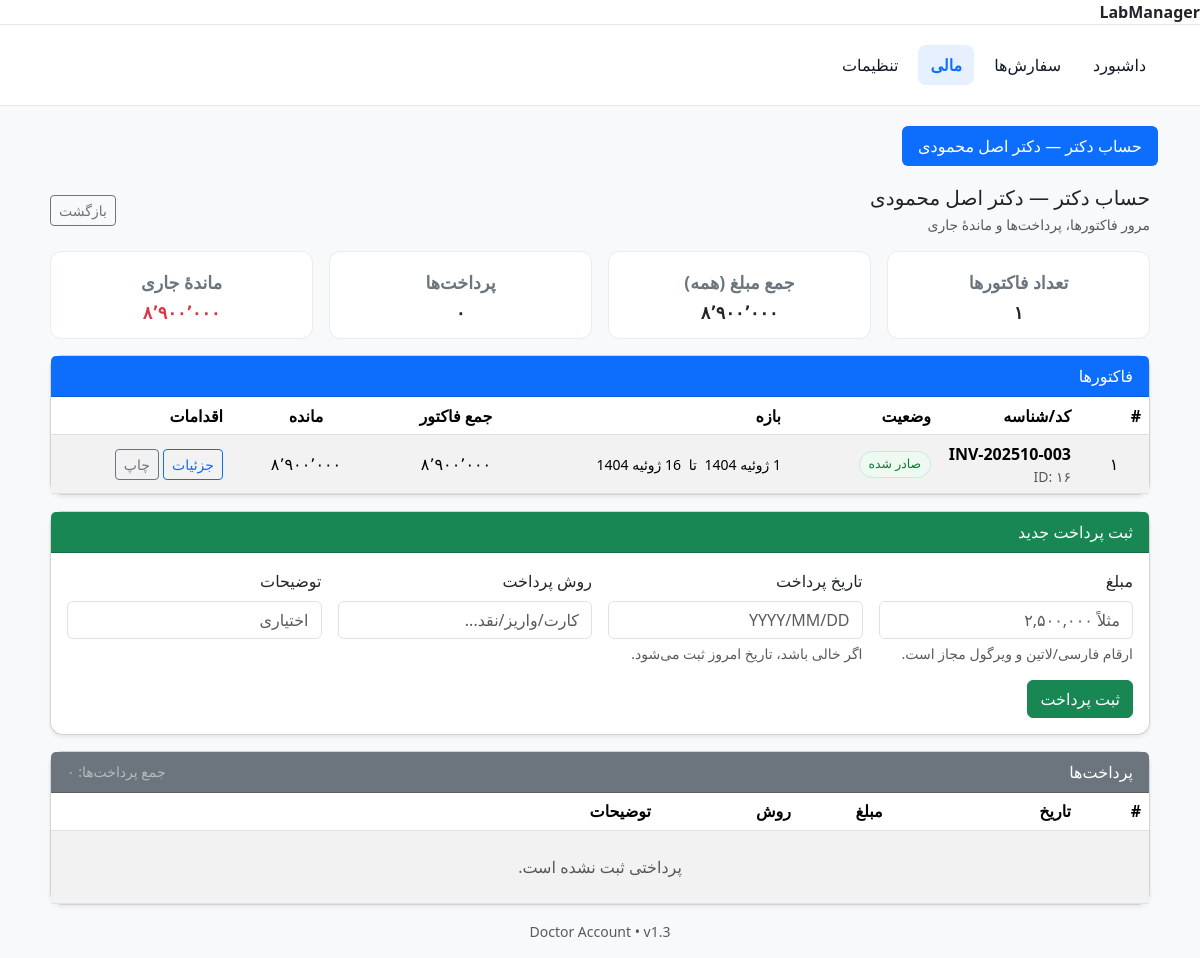
The app's page /billing/doctor/2/account/ (signed in) with its own data.
### core/models.py (models this page shows, shortened)
class Doctor(models.Model):
    name   = models.CharField(max_length=120, unique=True, verbose_name="نام دکتر/مطب")
    clinic = models.CharField(max_length=150, blank=True, verbose_name="کلینیک/آدرس کوتاه")
    phone  = models.CharField(max_length=50, blank=True, verbose_name="تلفن")
    code   = models.CharField(max_length=30, blank=True, verbose_name="کد داخلی/ارجاع")
    created_at = models.DateTimeField(auto_now_add=True)
    updated_at = models.DateTimeField(auto_now=True)
    class Meta:
        verbose_name = "دکتر"
        verbose_name_plural = "دکترها"
        ordering = ["name"]

### billing/models.py (models this page shows, shortened)
class Invoice(models.Model):
    class Status(models.TextChoices):
        DRAFT   = 'draft',   'Draft'
        ISSUED  = 'issued',  'Issued'
        PARTIAL = 'partial', 'Partial Paid'
        PAID    = 'paid',    'Paid'
    doctor = models.ForeignKey('core.Doctor', on_delete=models.PROTECT,
                               related_name='invoices', null=True, blank=True)
    code         = models.CharField(max_length=32, unique=True, blank=True)
    period_from  = models.DateField(null=True, blank=True)
    period_to    = models.DateField(null=True, blank=True)
    subtotal          = models.DecimalField(max_digits=14, decimal_places=2, default=Decimal('0.00'))
    previous_balance  = models.DecimalField(max_digits=14, decimal_places=2, default=Decimal('0.00'))
    payments_applied  = models.DecimalField(max_digits=14, decimal_places=2, default=Decimal('0.00'))
    grand_total       = models.DecimalField(max_digits=14, decimal_places=2, default=Decimal('0.00'))
    amount_due        = models.DecimalField(max_digits=14, decimal_places=2, default=Decimal('0.00'))
    status    = models.CharField(max_length=12, choices=Status.choices, default=Status.DRAFT)
    issued_at = models.DateTimeField(null=True, blank=True)
    notes     = models.TextField(blank=True)
    created_at = models.DateTimeField(auto_now_add=True)
    updated_at = models.DateTimeField(auto_now=True)
    class Meta:
        indexes = [
            models.Index(fields=['doctor']),
            models.Index(fields=['status']),
            models.Index(fields=['issued_at']),
        ]
        ordering = ['-issued_at', '-created_at']
    def recompute_totals(self):
        subtotal = self.lines.annotate(
            line_calc=ExpressionWrapper(
                F('unit_count') * F('unit_price'),
                output_field=DecimalField(max_digits=14, decimal_places=2)
            )
        ).aggregate(s=Coalesce(Sum('line_calc'), Decimal('0')))['s']
        grand_total = self.lines.aggregate(
            s=Coalesce(Sum('line_total'), Decimal('0'))
        )['s']
        self.subtotal = subtotal
        self.grand_total = grand_total
        self.amount_due = grand_total
        self.save(update_fields=['subtotal', 'grand_total', 'amount_due'])

### billing/views.py (the view)
# urls.py: path("doctor/<int:doctor_id>/account/", DoctorAccountView.as_view(), name="doctor_account"),  # مسیر اصلی
@method_decorator(login_required, name='dispatch')
class DoctorAccountView(View):
    def get(self, request: HttpRequest, doctor_id: int) -> HttpResponse:
        from core.models import Doctor
        from billing.models import Invoice
        try:
            from billing.models import DoctorPayment
        except Exception:
            DoctorPayment = None  # اگر مدل هنوز ساخته نشده
        doctor = get_object_or_404(Doctor, pk=doctor_id)
        invoices_qs = (
            Invoice.objects
            .filter(doctor=doctor)
            .prefetch_related('lines')
            .order_by('-issued_at', '-id')
        )
        invoices = list(invoices_qs)
        total_amount_all = Decimal('0')
        issued_val = getattr(Invoice.Status, 'ISSUED', 'issued')
        total_amount_issued = Decimal('0')
        amount_due_issued = Decimal('0')
        for inv in invoices:
            try:
                inv.recompute_totals()
            except Exception:
                pass
            d = _compute_display_totals(inv)
            inv.total_amount = d['total_amount']
            inv.amount_due   = d['amount_due']
            total_amount_all += d['total_amount']
            if inv.status == issued_val:
                total_amount_issued += d['total_amount']
                amount_due_issued   += d['amount_due']
        payments = []
        total_paid = Decimal('0')
        if DoctorPayment:
            payments = list(
                DoctorPayment.objects.filter(doctor=doctor).order_by('-date', '-id')
            )
            total_paid = DoctorPayment.objects.filter(doctor=doctor).aggregate(
                s=Coalesce(Sum('amount'), Decimal('0'))
            )['s'] or Decimal('0')
        running_balance = amount_due_issued
        context = {
            "doctor": doctor,
            "invoices": invoices,
            "payments": payments,
            "invoice_count": len(invoices),
            "total_amount_all": total_amount_all,
            "total_paid": total_paid,
            "running_balance": running_balance,
        }
        return render(request, "billing/doctor_account.html", context)

### billing/views.py (called while the page is built)
def _alloc_field_name():
    try:
        from billing.models import PaymentAllocation
        names = {f.name for f in PaymentAllocation._meta.get_fields()}
        if 'amount' in names:
            return 'amount'
        if 'amount_allocated' in names:
            return 'amount_allocated'
    except Exception:
        pass
    return None

### core/templatetags/num_extras.py (called while the page is built)
def _normalize_num(value) -> str:
    if value is None:
        return ""
    return str(value).strip().translate(TRANS)

@register.filter(name="commas")
def commas(value):
    s = _normalize_num(value)
    if s == "":
        return ""
    try:
        n_int = int(Decimal(s))
        return f"{n_int:,}"
    except (InvalidOperation, ValueError, TypeError):
        return value

@register.filter(name="commas_fa")
def commas_fa(value):
    res = commas(value)
    try:
        return str(res).replace(",", "٬")
    except Exception:
        return res

@register.filter(name="digits_fa")
def digits_fa(value):
    if value is None:
        return ""
    return str(value).translate(FA_DIGITS)

@register.filter(name="money_fa")
def money_fa(value):
    return digits_fa(commas_fa(value))

@register.filter(name="int_fa")
def int_fa(value):
    try:
        n = int(Decimal(_normalize_num(value)))
        return f"{n:,}".replace(",", "٬").translate(FA_DIGITS)
    except Exception:
        return digits_fa(value)

### billing/templates/billing/doctor_account.html (shortened to what this page needs)
{% extends "base_user_panel.html" %}
{% load static %}
{% load jalali_tags %}
{% load num_extras %}
{% block head_extra %}
  <link href="https://cdn.jsdelivr.net/npm/bootstrap@5.3.2/dist/css/bootstrap.min.css" rel="stylesheet">
  <link rel="stylesheet" href="https://cdn.jsdelivr.net/npm/persian-datepicker@1.2.0/dist/css/persian-datepicker.min.css">
{% endblock %}
{% block subtabs %}
  <ul class="nav nav-pills mb-3">
    <li class="nav-item">
      <span class="nav-link active">حساب دکتر{% if doctor %} — {{ doctor.name }}{% endif %}</span>
    </li>
  </ul>
{% endblock %}
{% block content %}
<div class="container-narrow">
  <div class="page-head mb-3">
    <div>
      <h1 class="h5 mb-1">حساب دکتر{% if doctor %} — {{ doctor.name }}{% endif %}</h1>
      <div class="small text-muted">مرور فاکتورها، پرداخت‌ها و ماندهٔ جاری</div>
    </div>
    <div>
      <a class="btn btn-outline-secondary btn-sm" href="javascript:history.back()">بازگشت</a>
    </div>
  </div>
  <div class="row g-3 mb-3">
    <div class="col-6 col-md-3">
      <div class="metric">
        <div class="k muted">تعداد فاکتورها</div>
        <div class="v k">{{ invoice_count|default:0|int_fa }}</div>
      </div>
    </div>
    <div class="col-6 col-md-3">
      <div class="metric">
        <div class="k muted">جمع مبلغ (همه)</div>
        <div class="v k">{{ total_amount_all|default:0|money_fa }}</div>
      </div>
    </div>
    <div class="col-6 col-md-3">
      <div class="metric">
        <div class="k muted">پرداخت‌ها</div>
        <div class="v k">{{ total_paid|default:0|money_fa }}</div>
      </div>
    </div>
    <div class="col-6 col-md-3">
      <div class="metric">
        <div class="k muted">ماندهٔ جاری</div>
        <div class="v k text-danger">{{ running_balance|default:0|money_fa }}</div>
      </div>
    </div>
  </div>
  <div class="card shadow-sm mb-3">
    <div class="card-header bg-primary text-white py-2">فاکتورها</div>
    <div class="card-body p-0">
      <div class="table-responsive">
        <table class="table table-sm table-striped align-middle mb-0">
          <thead>
            <tr>
              <th style="width:70px">#</th>
              <th style="width:140px">کد/شناسه</th>
              <th style="width:150px">وضعیت</th>
              <th>بازه</th>
              <th class="num" style="width:150px">جمع فاکتور</th>
              <th class="num" style="width:150px">مانده</th>
              <th style="width:180px">اقدامات</th>
            </tr>
          </thead>
          <tbody>
            {% if invoices %}
              {% for inv in invoices %}
                <tr>
                  <td class="num">{{ forloop.counter|int_fa }}</td>
                  <td>
                    {% if inv.code %}<strong>{{ inv.code }}</strong>{% else %}—{% endif %}
                    <div class="small text-muted">ID: {{ inv.id|int_fa }}</div>
                  </td>
                  <td>
                    {% if inv.status == 'draft' %}
                      <span class="status-chip status-draft">پیش‌نویس</span>
                    {% elif inv.status == 'issued' %}
                      <span class="status-chip status-issued">صادر شده</span>
                    {% else %}
                      <span class="badge bg-secondary-subtle text-secondary-emphasis">{{ inv.status }}</span>
                    {% endif %}
                  </td>
                  <td class="small">
                    <span class="mx-1">تا</span>
                    {% if inv.period_to %}{{ inv.period_to|to_jalali:"%Y/%m/%d" }}{% else %}—{% endif %}
                  </td>
                  <td class="num">{{ inv.total_amount|default:0|money_fa }}</td>
                  <td class="num">{{ inv.amount_due|default:0|money_fa }}</td>
                  <td class="actions">
                    <a class="btn btn-outline-primary btn-sm" href="/billing/invoices/{{ inv.id }}/">جزئیات</a>
                    <a class="btn btn-outline-secondary btn-sm" href="/billing/invoices/{{ inv.id }}/print/" target="_blank">چاپ</a>
                  </td>
                </tr>
              {% endfor %}
            {% else %}
              <tr><td colspan="7" class="text-center text-muted py-4">فاکتوری ثبت نشده است.</td></tr>
            {% endif %}
          </tbody>
        </table>
      </div>
    </div>
  </div>
  <div class="card shadow-sm mb-3">
    <div class="card-header bg-success text-white py-2">ثبت پرداخت جدید</div>
    <div class="card-body">
      <form method="post" action="/billing/doctor/{{ doctor.id }}/payments/create/" class="row g-3" id="paymentForm">
        <div class="col-md-3">
          <label class="form-label">مبلغ</label>
          <input type="text" name="amount" class="form-control" placeholder="مثلاً ۲,۵۰۰,۰۰۰" required>
          <div class="form-text">ارقام فارسی/لاتین و ویرگول مجاز است.</div>
        </div>
        <div class="col-md-3">
          <label class="form-label">تاریخ پرداخت</label>
          <input type="text" id="pay_date" class="form-control" placeholder="YYYY/MM/DD" autocomplete="off">
          <div class="form-text">اگر خالی باشد، تاریخ امروز ثبت می‌شود.</div>
        </div>
        <div class="col-md-3">
          <label class="form-label">روش پرداخت</label>
          <input type="text" name="method" class="form-control" placeholder="کارت/واریز/نقد...">
        </div>
        <div class="col-md-3">
          <label class="form-label">توضیحات</label>
          <input type="text" name="note" class="form-control" placeholder="اختیاری">
        </div>
        <div class="col-12 text-end">
          <button type="submit" class="btn btn-success">ثبت پرداخت</button>
        </div>
      </form>
    </div>
  </div>
  <div class="card shadow-sm">
    <div class="card-header bg-secondary text-white py-2 d-flex justify-content-between align-items-center">
      <span>پرداخت‌ها</span>
      <small class="text-white-50">جمع پرداخت‌ها: {{ total_paid|default:0|money_fa }}</small>
    </div>
    <div class="card-body p-0">
      <div class="table-responsive">
        <table class="table table-sm table-striped align-middle mb-0">
          <thead>
            <tr>
              <th style="width:70px">#</th>
              <th style="width:140px">تاریخ</th>
              <th class="num" style="width:140px">مبلغ</th>
              <th style="width:140px">روش</th>
              <th>توضیحات</th>
            </tr>
          </thead>
          <tbody>
            {% if payments %}
              {% for p in payments %}
                <tr>
                  <td class="num">{{ forloop.counter|int_fa }}</td>
                  <td class="pdate" data-gdate="{{ p.date|date:'Y-m-d' }}"></td>
                  <td class="num">{{ p.amount|default:0|money_fa }}</td>
                  <td>{% if p.method %}{{ p.method }}{% else %}—{% endif %}</td>
                  <td class="small">{{ p.note|default:"—" }}</td>
                </tr>
              {% endfor %}
            {% else %}
              <tr><td colspan="5" class="text-center text-muted py-4">پرداختی ثبت نشده است.</td></tr>
            {% endif %}
          </tbody>
        </table>
      </div>
    </div>
  </div>
  <div class="text-center text-muted small mt-3">Doctor Account • v1.3</div>
</div>
{% endblock %}

### templates/base_user_panel.html (style rules this page uses)
:root { --c-border:#e5e7eb;--c-bg:#fff;--c-muted:#6b7280;--c-active:#0d6efd; }
body { margin:0;background:#f8fafc;font-family:system-ui,-apple-system,Segoe UI,Roboto,"Noto Sans",Tahoma; }
.nav { display:flex;gap:.5rem;list-style:none;margin:0;padding:.25rem 0; }
.card { background:var(--c-bg);border:1px solid var(--c-border);border-radius:.75rem; }
.card-body { padding:1rem; }
.small { font-size:.875rem;color:var(--c-muted); }

### billing/templates/billing/doctor_account.html (style rules this page uses)
body { background:#f8f9fa; }
.container-narrow { max-width: 1100px; margin-inline:auto; }
.page-head { display:flex; align-items:center; justify-content:space-between; gap:1rem; }
.card { border-radius: .8rem; }
.metric { text-align:center; padding:.8rem .6rem; border-radius:.7rem; background:#fff; border:1px solid #e9ecef; }
.metric .k { font-weight:800; font-size:1.1rem; margin-top:.25rem; }
.metric .v { font-variant-numeric: tabular-nums; }
.table-sm th, .table-sm td { padding:.4rem .5rem; }
.num { text-align:center; font-variant-numeric: tabular-nums; }
.muted { color:#6c757d; }
.status-chip { display:inline-flex; align-items:center; gap:.35rem; padding:.18rem .55rem; border-radius:9999px; font-size:.78rem; border:1px solid transparent; white-space:nowrap; }
.status-issued { background:#eef9f1; color:#0f7a2e; border-color:#cbead6; }
.actions a { text-decoration:none; }

### records on screen
Doctor: name "دکتر اصل محمودی"
Invoice: code "INV-202510-003", id "۱۶", status "صادر شده", period_to|to_jalali "16 ژوئیه 1404", total_amount "۸٬۹۰۰٬۰۰۰", amount_due "۸٬۹۰۰٬۰۰۰"

### other values on screen
{{ lab_profile.name|default:"LabManager" }} "LabManager"
{{ invoice_count|default:0|int_fa }} "۱"
{{ total_amount_all|default:0|money_fa }} "۸٬۹۰۰٬۰۰۰"
{{ total_paid|default:0|money_fa }} "۰"
{{ running_balance|default:0|money_fa }} "۸٬۹۰۰٬۰۰۰"
